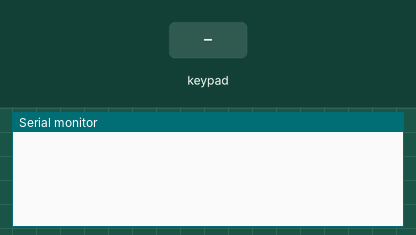
This sketch was run on a simulated Arduino Uno, built with avr-gcc and run on an emulated ATmega328P. Parts: the last lines printed to the serial monitor. Wiring (inferred from the names in the program): 4×4 keypad with keys 1 2 3 A 4 5 6 B 7 8 9 C * 0 # D: rows pin 11, pin 10, pin 9, pin 8; columns pin 7, pin 6, pin 5, pin 4. The inputs (shaded band) are chosen by the test bench.

Above: at 1.2 s.
1.3 s: key '1' pressed
At 2.7 s:
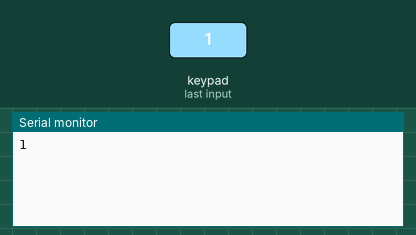
3.5 s: keypad keys 1 2 # pressed 0.4 s apart
At 7.0 s:
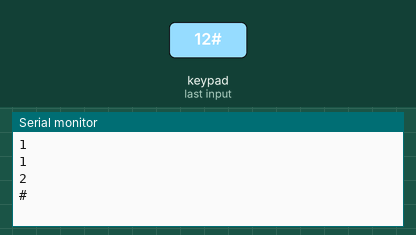
7.5 s: key 'A' pressed
At 8.5 s:
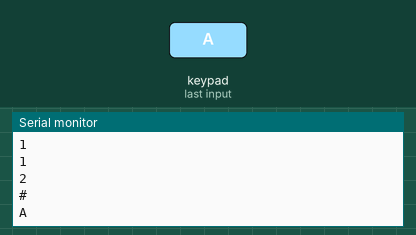
9.5 s: keypad keys 1 2 * pressed 0.4 s apart
At 12.7 s:
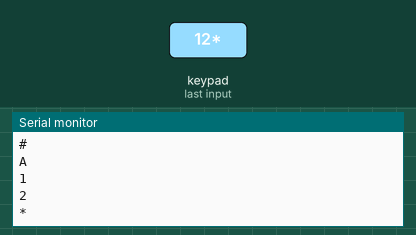
13.5 s: key 'B' pressed
At 15.2 s:
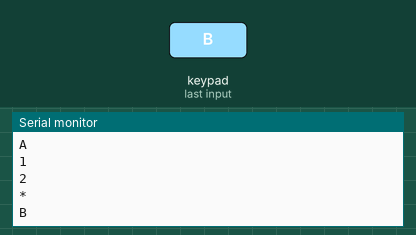
15.5 s: keypad keys 1 2 D pressed 0.4 s apart
At 18.5 s:
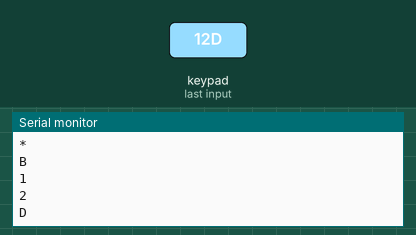

Measured:
- after the input at 1.3 s, the serial monitor: prints a new line after 0.70 s (image 1)
- after the input at 3.5 s, the serial monitor: prints a new line after 1.5 s (image 2)
- after the input at 7.5 s, the serial monitor: prints a new line after 0.50 s (image 3)
- after the input at 9.5 s, the serial monitor: prints a new line after 0.50 s (image 4)
- after the input at 13.5 s, the serial monitor: prints a new line after 0.50 s (image 5)
- after the input at 15.5 s, the serial monitor: prints a new line after 0.50 s (image 6)

The sketch:

task3_2.ino
```cpp
// (C) Lucas Holter, Cornelia Olofsson, Rizwan Rafiq, group: 18 (2024)
// Work package 3
// Exercise 3.2
// Submission code: 655738

//Defines different pins the rows and cols are connected to
#define row1 11 //defines that row 1 is connected to pin 11
#define row2 10 //defines that row 2 is connected to pin 10
#define row3 9 //defines that row 3 is connected to pin 9
#define row4 8 //defines that row 4 is connected to pin 8

#define col1 7 //defines that column 1 is connected to pin 7
#define col2 6 //defines that column 1 is connected to pin 6
#define col3 5 //defines that column 1 is connected to pin 5
#define col4 4 //defines that column 1 is connected to pin 7

typedef unsigned char byte; //Defines the type byte to be unsigned char

byte input[4][4]; //declare an array if size 4x4 to hold the values of the combinations of row and column
byte output[4][4] = { //Defines a matrix of the characters on the keyboard
	{'1', '2', '3', 'A'},
	{'4', '5', '6', 'B'},
	{'7', '8', '9', 'C'},
	{'*', '0', '#', 'D'}
};

//Setup cuntion, this will happen first in the program
void setup(){

  Serial.begin(9600); //Initializes serial with a bandwidth of 9600

  pinMode(row1, OUTPUT); //Sets the pin corrosponding to row1 to output
  pinMode(row2, OUTPUT); //Sets the pin corrosponding to row2 to output
  pinMode(row3, OUTPUT); //Sets the pin corrosponding to row3 to output
  pinMode(row4, OUTPUT); //Sets the pin corrosponding to row4 to output

  pinMode(col1, INPUT); //Sets the pin corrosponding to column1 to output
  pinMode(col2, INPUT); //Sets the pin corrosponding to column2 to output
  pinMode(col3, INPUT); //Sets the pin corrosponding to column3 to output
  pinMode(col4, INPUT); //Sets the pin corrosponding to column4 to output

  //Ensure all rows are set high
  digitalWrite(row1, HIGH); //set row1 high
  digitalWrite(row2, HIGH); //set row2 high
  digitalWrite(row3, HIGH); //set row3 high
  digitalWrite(row4, HIGH); //set row4 high


}

//This function will be executed continously after the setup function
void loop(){

  digitalWrite(row1, LOW); //Set row1 to low to be able to read the columns, if row is high, column will always be tied high
  input[0][0] = digitalRead(col1); //read value of col1 and put it into matrix
  input[0][1] = digitalRead(col2); //read value of col2 and put it into matrix
  input[0][2] = digitalRead(col3); //read value of col3 and put it into matrix
  input[0][3] = digitalRead(col4); //read value of col4 and put it into matrix
  digitalWrite(row1, HIGH); //Set row1 to high again to read the next row

  digitalWrite(row2, LOW); //set row2 to low to read the columns
  input[1][0] = digitalRead(col1); //read value of col1 and put it into matrix
  input[1][1] = digitalRead(col2); //read value of col2 and put it into matrix
  input[1][2] = digitalRead(col3); //read value of col3 and put it into matrix
  input[1][3] = digitalRead(col4); //read value of col4 and put it into matrix
  digitalWrite(row2, HIGH); //Set row2 to high again to read the next row

  digitalWrite(row3, LOW); //set row3 to low to read the columns
  input[2][0] = digitalRead(col1); //read value of col1 and put it into matrix
  input[2][1] = digitalRead(col2); //read value of col2 and put it into matrix
  input[2][2] = digitalRead(col3); //read value of col3 and put it into matrix
  input[2][3] = digitalRead(col4); //read value of col4 and put it into matrix
  digitalWrite(row3, HIGH); //Set row3 to high again to read the next row

  digitalWrite(row4, LOW); //set row4 to low to read the columns
  input[3][0] = digitalRead(col1); //read value of col1 and put it into matrix
  input[3][1] = digitalRead(col2); //read value of col2 and put it into matrix
  input[3][2] = digitalRead(col3); //read value of col3 and put it into matrix
  input[3][3] = digitalRead(col4); //read value of col4 and put it into matrix
  digitalWrite(row4, HIGH); //Set row4 to high again to read the next row


  //for every row in the input matrix
  for(int i = 0; i < 4; i++){
	//for every column in the input matrix
    for (int j = 0; j < 4; j++)
	  //If that vlaue is 0
      if(input[i][j] == 0){
        Serial.println((char)output[i][j]); //Print out the corresponding value from the output matrix
      }
  }

  delay(1000); //wait 1 sec
}
```
